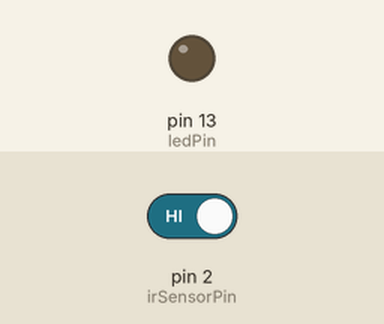
Simulated run of this sketch. Board: Arduino Uno, built with avr-gcc and run on an emulated ATmega328P. Shown: output pins drawn as LEDs (lit = HIGH). The test bench sets the inputs (shaded band); at power-on: pin 2 (irSensorPin) HIGH.

Above: at 1.2 s.
1.3 s: pin 2 (irSensorPin) driven LOW
At 2.5 s:
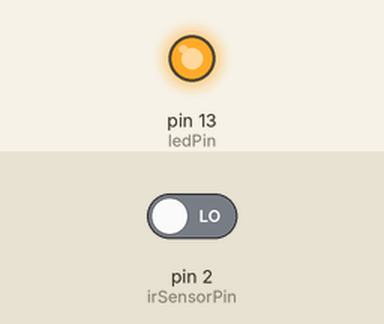
2.8 s: pin 2 (irSensorPin) driven HIGH
At 3.7 s:
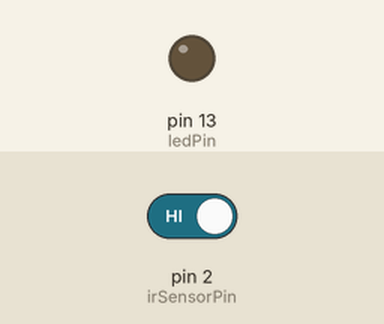
Timing chart, 0 to 5.8 s (numbered marks = the images above; inputs shaded):
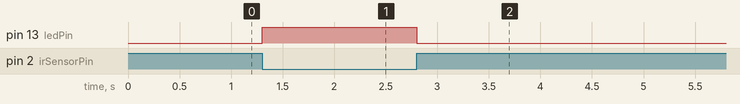

The sketch:

IR_Sensor_Interrupt_Test.ino
```cpp
#define irSensorPin       2
#define ledPin            13

// ISR
void detectBlackLine();

void setup()
{
  pinMode(irSensorPin, INPUT);
  pinMode(ledPin, OUTPUT);

  attachInterrupt(digitalPinToInterrupt(irSensorPin), detectBlackLine, FALLING);

  digitalWrite(ledPin, LOW);
}

void loop()
{
  delay(50);
}

void detectBlackLine()
{
  while (digitalRead(irSensorPin) == LOW)
  {
    digitalWrite(ledPin, HIGH);
  }
  digitalWrite(ledPin, LOW);
}
```

Measured:
- after the input at 1.3 s, pin 13 (ledPin): LOW → HIGH at once
- after the input at 2.8 s, pin 13 (ledPin): HIGH → LOW at once
